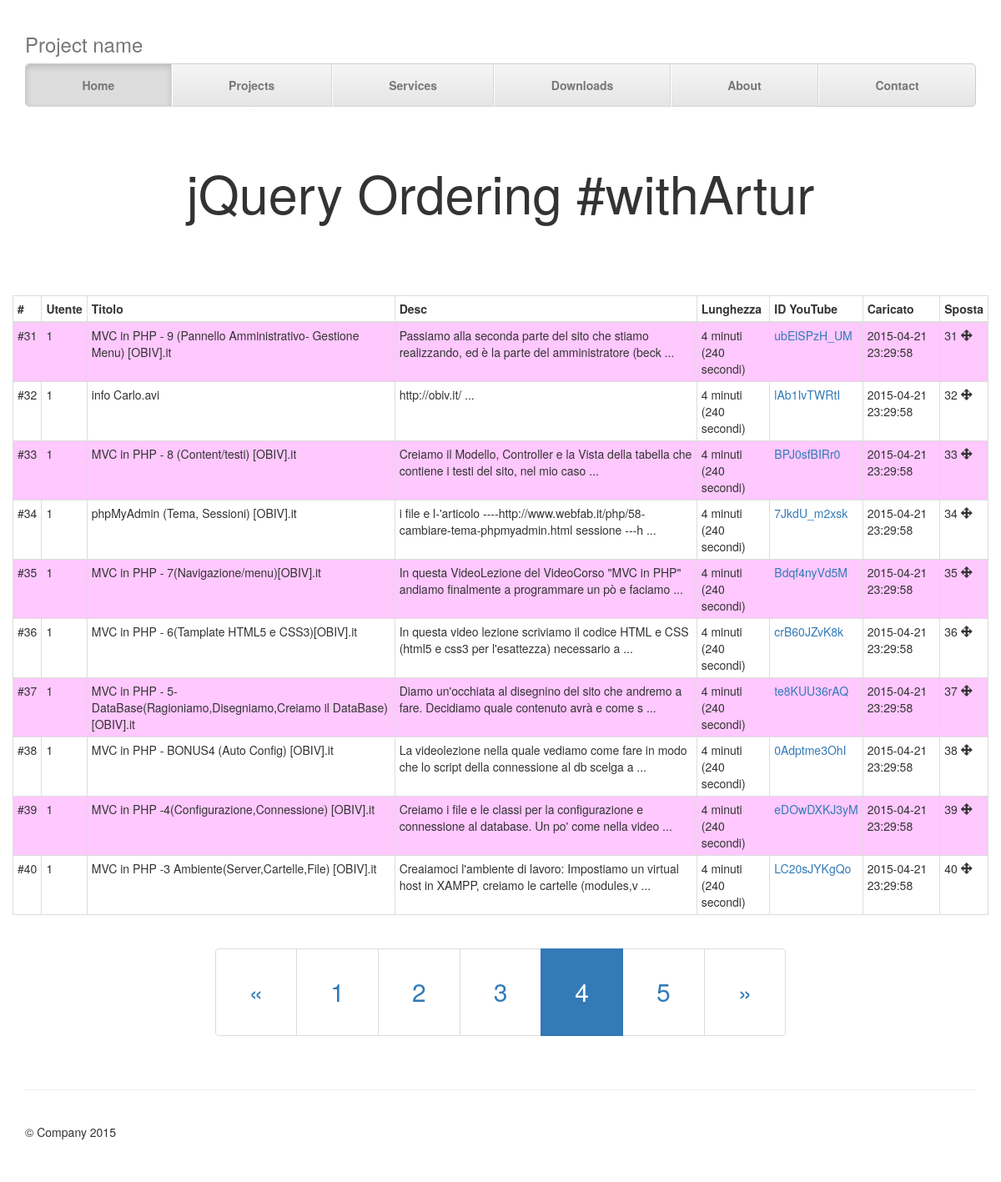
The app's page /index.php?page=4 with its own data.
### tables this page shows
CREATE TABLE IF NOT EXISTS `jowa_videos` (
  `id` bigint(20) unsigned NOT NULL,
  `user_id` bigint(20) unsigned NOT NULL,
  `position` bigint(20) unsigned NOT NULL,
  `title` varchar(255) NOT NULL,
  `description` text NOT NULL,
  `lenght_seconds` int(10) unsigned NOT NULL,
  `id_youtube` varchar(255) NOT NULL,
  `ts_uploaded` timestamp NOT NULL DEFAULT CURRENT_TIMESTAMP
);

### libraries/Mysqli.php (called while the page is built, shortened)
<?php
class Database_Mysqli {
    private $query;
    private $_connection = null;
    private $result;
    public $charset = 'utf8';
    public function config($host = null, $user = null, $password = null, $database = null, $charset = null, $port = null, $socket = null){
        $this->host = ($host != null)?$host:$this->host;
        $this->user = ($user != null)?$user:$this->user;
        $this->password = ($password != null)?$password:$this->password;
        $this->database = ($database != null)?$database:$this->database;
        $this->charset = ($charset != null)?$charset:$this->charset;
        $this->port = ($port != null)?$port:$this->port;
        $this->socket = ($socket != null)?$socket:$this->socket;
        return true;
    }
    public function _connect(){
        if($this->_connection) {
            return;
        }
        $this->_connection = new mysqli($this->host, $this->user, $this->password, $this->database, $this->port, $this->socket);
        if(mysqli_connect_errno()){
            $this->_disconnect();
            throw new Exception('No Connect to DB error: '. mysqli_connect_error());
        } else
            $this->_connection->set_charset($this->charset);
        return true;
    }
    public function query($sql = null){
        if($sql != null)
            $this->query = $sql;
        $this->result = $this->_connection->query($this->query);
        return $this->result;
    }
    public function fetch($style = null, $result = null)
    {
        $row = false;
        switch ($style) {
            case'FETCH_NUM':
                $row = $this->result->num_rows;
                break;
        }
        return $row;
    }
    public function fetchAll($style = null, $result = null)
    {
        $row = false;
        switch ($style) {
            case'FETCH_OBJ':
                while($res = $this->result->fetch_object()){
                    $row[] = $res;
                }
            break;
        }
        return $row;
    }
    public function __set($name, $value){
        if(isset($this->$name) || $this->$name == null){
            return true;
        }
        return false;
    }
    public function __get($name){
        return (isset($this->$name)) ? $this->$name : null;
    }
}
?>

### index.php (the view, shortened to what this page needs)
<?php
require_once 'libraries/Mysqli.php';
$db = new Database_Mysqli('localhost', 'root', '', 'jowa');
$db->query('SELECT * FROM jowa_videos');
$videos_num = $db->fetch(Database_Mysqli::FETCH_NUM);
$real_page = (isset($_GET['page'])) ? $_GET['page'] : 1;
$page = $real_page - 1;
$offset = $page * 10;
$limit = 10;
$db->query("SELECT * FROM jowa_videos ORDER BY position ASC LIMIT {$offset}, {$limit}");
$videos = $db->fetchAll(Database_Mysqli::FETCH_OBJ);
?>
<!doctype html>
<html class="no-js" lang="">
    <head>
		<link rel="stylesheet" href="https://maxcdn.bootstrapcdn.com/bootstrap/3.3.4/css/bootstrap.min.css">
        <link rel="stylesheet" href="css/style.css">
    </head>
    <body>
    <div class="container">
      <div class="masthead">
        <h3 class="text-muted">Project name</h3>
        <nav>
          <ul class="nav nav-justified">
            <li class="active"><a href="#">Home</a></li>
            <li><a href="#">Projects</a></li>
            <li><a href="#">Services</a></li>
            <li><a href="#">Downloads</a></li>
            <li><a href="#">About</a></li>
            <li><a href="#">Contact</a></li>
          </ul>
        </nav>
      </div>
      <div class="jumbotron">
        <h1>jQuery Ordering #withArtur</h1>
      </div>
        <div class="row">
            <table class="table table-striped table-hover table-bordered table-condensed">
                <thead>
                    <th>#</th>
                    <th>Utente</th>
                    <th>Titolo</th>
                    <th>Desc</th>
                    <th>Lunghezza</th>
                    <th>ID YouTube</th>
                    <th>Caricato</th>
                    <th>Sposta</th>
                </thead>
                <tbody id="sortable">
                    <?php foreach($videos as $video): ?>
                    <tr class="ui-state-default" data-elementid="<?php echo $video->id; ?>">
                        <td class="">
                            #<?php echo $video->id; ?>
                        </td>
                        <td><?php echo $video->user_id; ?></td>
                        <td><?php echo $video->title; ?></td>
                        <td>
                            <?php echo substr($video->description, 0, 100); ?>
                            ...
                        </td>
                        <td>
                            <?php echo $video->lenght_seconds / 60; ?> minuti
                            <br>
                            (<?php echo $video->lenght_seconds; ?> secondi)
                        </td>
                        <td><a href="https://youtu.be/<?php echo $video->id_youtube; ?>" target="_blank"><?php echo $video->id_youtube; ?></a></td>
                        <td><?php echo $video->ts_uploaded; ?></td>
						<td class="srtbl-move">
                            <?php echo $video->position; ?>
                            <i class="glyphicon glyphicon-move"></i>
                        </td>
                    </tr>
                    <?php endforeach; ?>
                </tbody>
            </table>
            <nav class="text-center">
                <ul id="pagination" class="pagination">
                  <li>
                    <a href="#" aria-label="Previous" class="connectPage">
                      <span aria-hidden="true">&laquo;</span>
                    </a>
                  </li>
                    <?php for($p=1;$p<=$videos_num/10;$p++): ?>
                        <li class="<?php echo ($real_page == $p) ? 'active' : ''; ?>"><a href="/index.php?page=<?php echo $p; ?>" class="connectPage" data-page="<?php echo $p; ?>"><?php echo $p; ?></a></li>
                    <?php endfor; ?>
                  <li>
                    <a href="#" aria-label="Next" class="connectPage">
                      <span aria-hidden="true">&raquo;</span>
                    </a>
                  </li>
                </ul>
        </div>
        <footer class="footer">
            <p>&copy; Company 2015</p>
        </footer>
        </div>
    </body>
</html>

### css/style.css (style rules this page uses)
html { color: #222; font-size: 1em; line-height: 1.4; }
body { padding-top: 20px; }
.footer { padding-top: 40px; padding-bottom: 40px; margin-top: 40px; border-top: 1px solid #eee; }
.jumbotron { text-align: center; background-color: transparent; }
.nav-justified { background-color: #eee; border: 1px solid #ccc; border-radius: 5px; }
.nav-justified > li > a { padding-top: 15px; padding-bottom: 15px; margin-bottom: 0; font-weight: bold; color: #777; text-align: center; background-color: #e5e5e5; background-image: -webkit-gradient(linear, left top, left bottom, from(#f5f5f5), to(#e5e5e5)); background-image: -webkit-linear-gradient(top, #f5f5f5 0%, #e5e5e5 100%); background-image: -o-linear-gradient(top, #f5f5f5 0%, #e5e5e5 100%); background-image: -webkit-gradient(linear, left top, left bottom, from(top), color-stop(0%, #f5f5f5), to(#e5e5e5)); background-image: linear-gradient(top, #f5f5f5 0%, #e5e5e5 100%); filter: progid:DXImageTransform.Microsoft.gradient( startColorstr='#f5f5f5', endColorstr='#e5e5e5',GradientType=0 ); background-repeat: repeat-x; border-bottom: 1px solid #d5d5d5; }
.nav-justified > .active > a, .nav-justified > .active > a:hover, .nav-justified > .active > a:focus { background-color: #ddd; background-image: none; -webkit-box-shadow: inset 0 3px 7px rgba(0,0,0,.15); box-shadow: inset 0 3px 7px rgba(0,0,0,.15); }
.nav-justified > li:first-child > a { border-radius: 5px 5px 0 0; }
.nav-justified > li:last-child > a { border-bottom: 0; border-radius: 0 0 5px 5px; }
@media (min-width: 768px) { .nav-justified { max-height: 52px; } }
@media (min-width: 768px) { .nav-justified > li > a { border-right: 1px solid #d5d5d5; border-left: 1px solid #fff; } }
@media (min-width: 768px) { .nav-justified > li:first-child > a { border-left: 0; border-radius: 5px 0 0 5px; } }
@media (min-width: 768px) { .nav-justified > li:last-child > a { border-right: 0; border-radius: 0 5px 5px 0; } }
@media screen and (min-width: 768px) { .masthead, .marketing, .footer { padding-right: 0; padding-left: 0; } }

### index.php (style rules this page uses)
.table-striped > tbody > tr:nth-of-type(2n+1) { background-color: #ffc8ff; }
#pagination a { font-size: 30px; padding: 30px 40px; }

### records on screen
jowa_videos: id "31", user "1", title "MVC in PHP - 9 (Pannello Amministrativo- Gestione Menu) [OBIV].it", description "Passiamo alla seconda parte del sito che stiamo realizzando, ed è la parte del amministratore (beck", $video->lenght_seconds/60 "4", lenght_seconds "240", id_youtube "ubElSPzH_UM", ts_uploaded "2015-04-21 23:29:58", position "31"
jowa_videos: id "32", user "1", title "info Carlo.avi", description "http://obiv.it/", $video->lenght_seconds/60 "4", lenght_seconds "240", id_youtube "lAb1IvTWRtI", ts_uploaded "2015-04-21 23:29:58", position "32"
jowa_videos: id "33", user "1", title "MVC in PHP - 8 (Content/testi) [OBIV].it", description "Creiamo il Modello, Controller e la Vista della tabella che contiene i testi del sito, nel mio caso", $video->lenght_seconds/60 "4", lenght_seconds "240", id_youtube "BPJ0sfBIRr0", ts_uploaded "2015-04-21 23:29:58", position "33"
jowa_videos: id "34", user "1", title "phpMyAdmin (Tema, Sessioni) [OBIV].it", description "i file e l-'articolo ----http://www.webfab.it/php/58-cambiare-tema-phpmyadmin.html sessione ---h", $video->lenght_seconds/60 "4", lenght_seconds "240", id_youtube "7JkdU_m2xsk", ts_uploaded "2015-04-21 23:29:58", position "34"
jowa_videos: id "35", user "1", title "MVC in PHP - 7(Navigazione/menu)[OBIV].it", description "In questa VideoLezione del VideoCorso \"MVC in PHP\" andiamo finalmente a programmare un pò e faciamo", $video->lenght_seconds/60 "4", lenght_seconds "240", id_youtube "Bdqf4nyVd5M", ts_uploaded "2015-04-21 23:29:58", position "35"
jowa_videos: id "36", user "1", title "MVC in PHP - 6(Tamplate HTML5 e CSS3)[OBIV].it", description "In questa video lezione scriviamo il codice HTML e CSS (html5 e css3 per l'esattezza) necessario a", $video->lenght_seconds/60 "4", lenght_seconds "240", id_youtube "crB60JZvK8k", ts_uploaded "2015-04-21 23:29:58", position "36"
jowa_videos: id "37", user "1", title "MVC in PHP - 5-DataBase(Ragioniamo,Disegniamo,Creiamo il DataBase) [OBIV].it", description "Diamo un'occhiata al disegnino del sito che andremo a fare. Decidiamo quale contenuto avrà e come s", $video->lenght_seconds/60 "4", lenght_seconds "240", id_youtube "te8KUU36rAQ", ts_uploaded "2015-04-21 23:29:58", position "37"
jowa_videos: id "38", user "1", title "MVC in PHP - BONUS4 (Auto Config) [OBIV].it", description "La videolezione nella quale vediamo come fare in modo che lo script della connessione al db scelga a", $video->lenght_seconds/60 "4", lenght_seconds "240", id_youtube "0Adptme3OhI", ts_uploaded "2015-04-21 23:29:58", position "38"
jowa_videos: id "39", user "1", title "MVC in PHP -4(Configurazione,Connessione) [OBIV].it", description "Creiamo i file e le classi per la configurazione e connessione al database. Un po' come nella video", $video->lenght_seconds/60 "4", lenght_seconds "240", id_youtube "eDOwDXKJ3yM", ts_uploaded "2015-04-21 23:29:58", position "39"
jowa_videos: id "40", user "1", title "MVC in PHP -3 Ambiente(Server,Cartelle,File) [OBIV].it", description "Creaiamoci l'ambiente di lavoro: Impostiamo un virtual host in XAMPP, creiamo le cartelle (modules,v", $video->lenght_seconds/60 "4", lenght_seconds "240", id_youtube "LC20sJYKgQo", ts_uploaded "2015-04-21 23:29:58", position "40"
